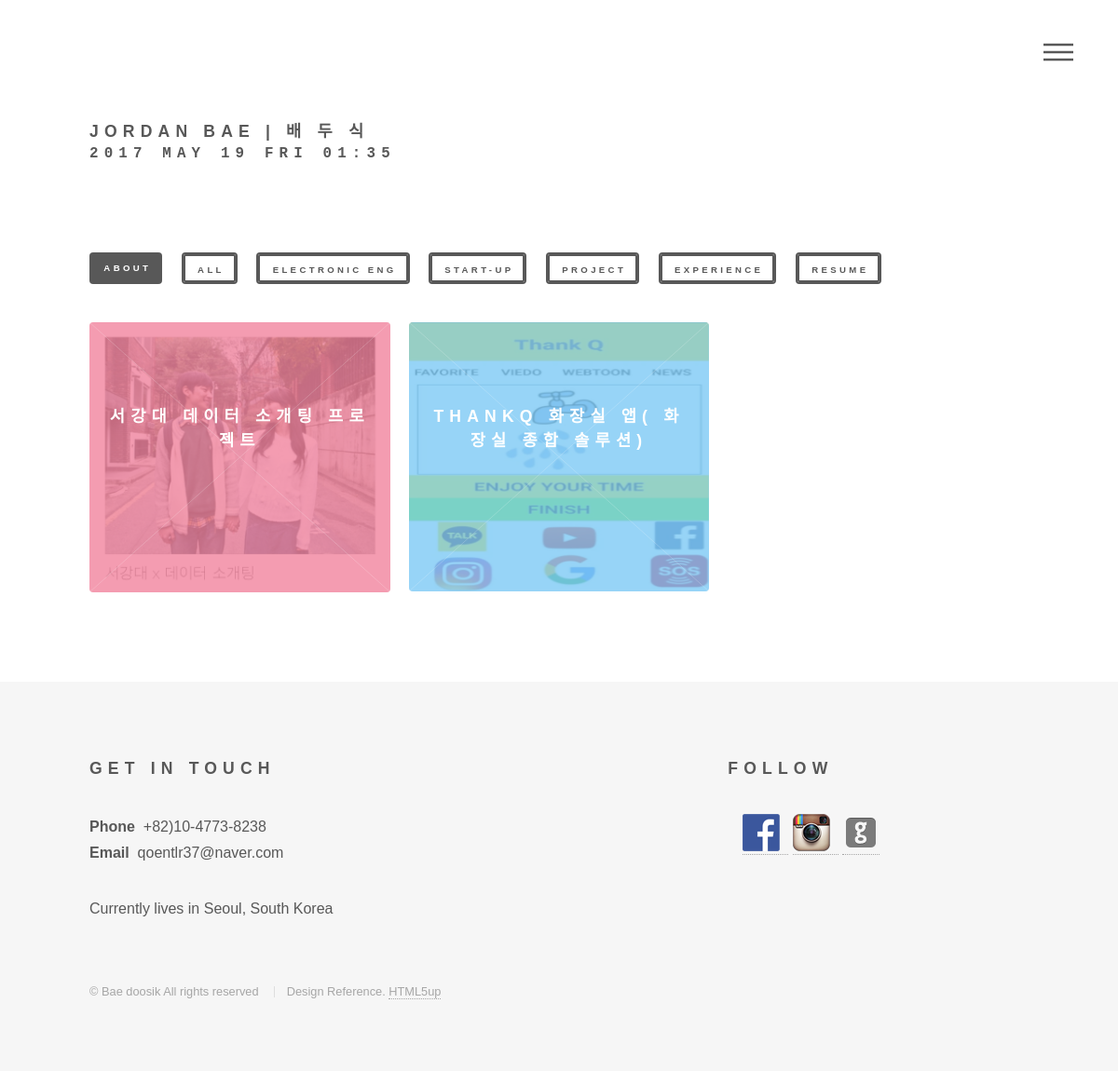
Before: /project/ with the older database file.
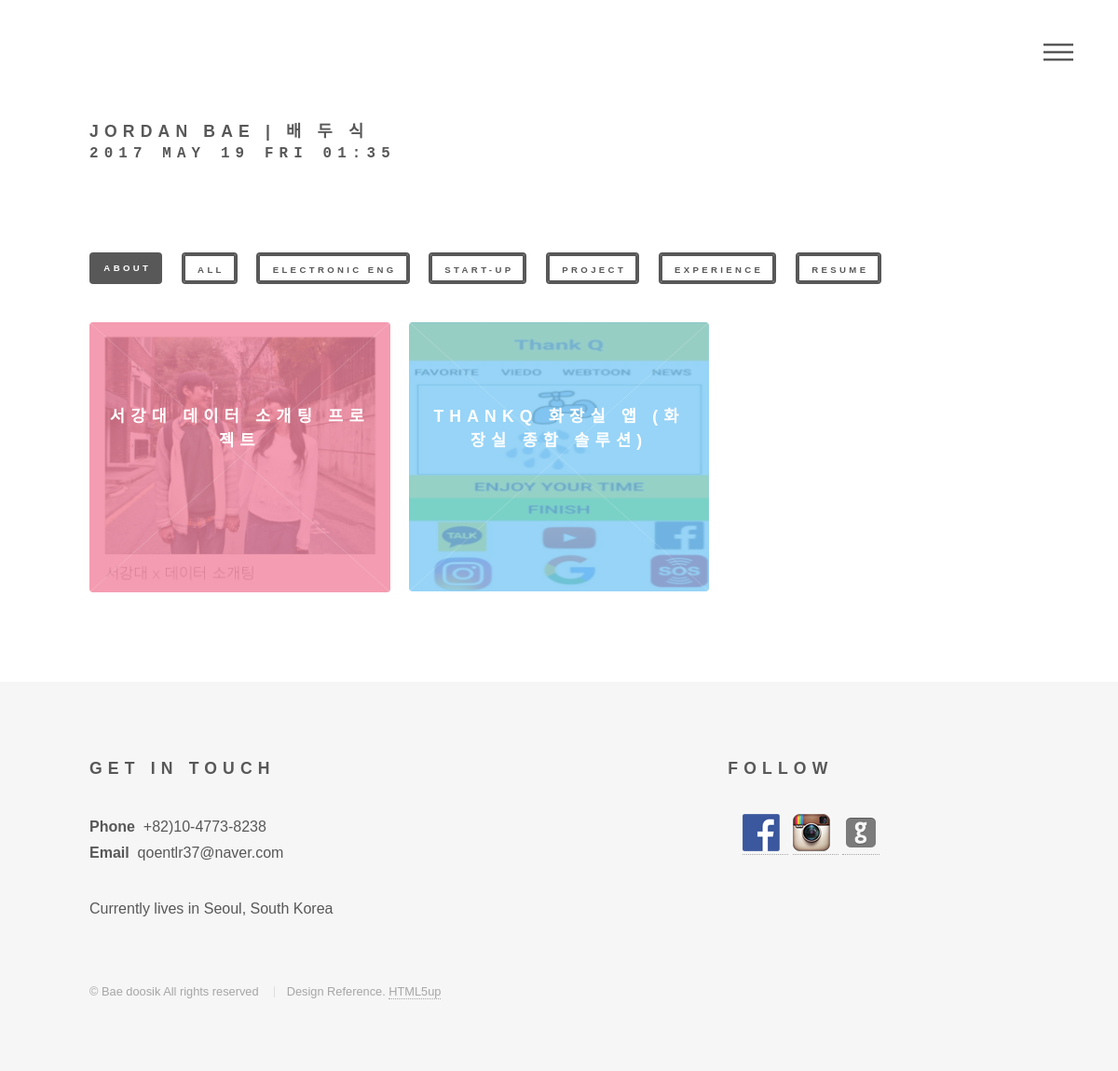
After: the same page with the newer database file.
### portfolio/models.py (models this page shows, shortened)
class TimestampModel(models.Model):
    created_date = models.DateTimeField(auto_now_add=True)
    updated_date = models.DateTimeField(auto_now=True, null=True)
    class Meta:
        abstract = True

class Post(TimestampModel):
    title = models.CharField(max_length=100)
    category= models.CharField(max_length=100,
        choices = (
            ('Electronic-Eng','Electronic-Eng'),
            ('Start-up','Start-up'),
            ('Project','Project'),
            ('Experience','Experience'),
        ),default=False)
    photo1 = models.ImageField(blank=True, upload_to='blog/photo1/%Y/%M/%D')
    photo2 = models.ImageField(blank=True, upload_to='blog/photo2/%Y/%M/%D')
    summary = models.CharField(max_length=200)
    period = models.CharField(max_length=200, default=False)
    class Meta:
        ordering = ['id']

### portfolio/views.py (the view)
# urls.py: url(r'^project/$', views.project_view, name='project'),
def project_view(request):
    post = Post.objects.filter(category="Project").all()
    return render(request,'portfolio/project_list.html',{
        'form':post
    })

### portfolio/templates/portfolio/project_list.html (shortened to what this page needs)
{% extends 'portfolio/layout.html' %}
{% load static  %}
{% block contents %}
{% load imagekit %}
	<div id="wrapper">
		<header id="header">
			<div class="inner">
					<a href="/"><h2>JORDAN BAE | 배 두 식 <pre>{% now "Y F d D H:i" %} </pre></h2></a>
				<br><br>
    		<nav>
    			<ul>
    				<li><a class = 'menu' href="#menu">Menu</a></li>
    			</ul>
    		</nav>
			</div>
		</header>
    <div id="main">
	<div class="inner">
		<header>
	  		  <ul class="actions">
                <li><a href="{% url "portfolio:profile" %}" class="button special small searchtag">About</a></li>
	  		  	<li><a href="{% url "portfolio:main_view" %}" class="button small searchtag">All</a></li>
	  		  	<li><a href="{% url "portfolio:elec" %}" class="button small searchtag">Electronic Eng</a></li>
	  		  	<li><a href="{% url "portfolio:startup" %}" class="button small searchtag">Start-up</a></li>
	  		  	<li><a href="{% url "portfolio:project" %}" class="button small searchtag">Project</a></li>
                <li><a href="{% url "portfolio:experience" %}" class="button small searchtag">Experience</a></li>
                <li><a href="{% url "portfolio:resume" %}" class="button small searchtag">RESUME</a></li>
	  		  </ul>
		</header>
		<section class="tiles">
            {% for post in form %}
                <article class={% cycle 'style1' 'style2' 'style3' 'style4' 'style5' 'style6'%}>
                        <span class="image">
                            <img src="{{ post.photo1.url }}" style="max-width: 100%" />
                        </span>
                    <a href="{% url "portfolio:post_detail" post.id %}">
                        <h2>{{ post.title  }}</h2>
                    </a>
                </article>
            {% endfor %}
		</section>
	</div>
</div>
{% endblock %}

Changed rows visible on the page:
changed Post: title "THANKQ 화장실 앱( 화장실 종합 솔루션)" → "THANKQ 화장실 앱 (화장실 종합 솔루션)"
